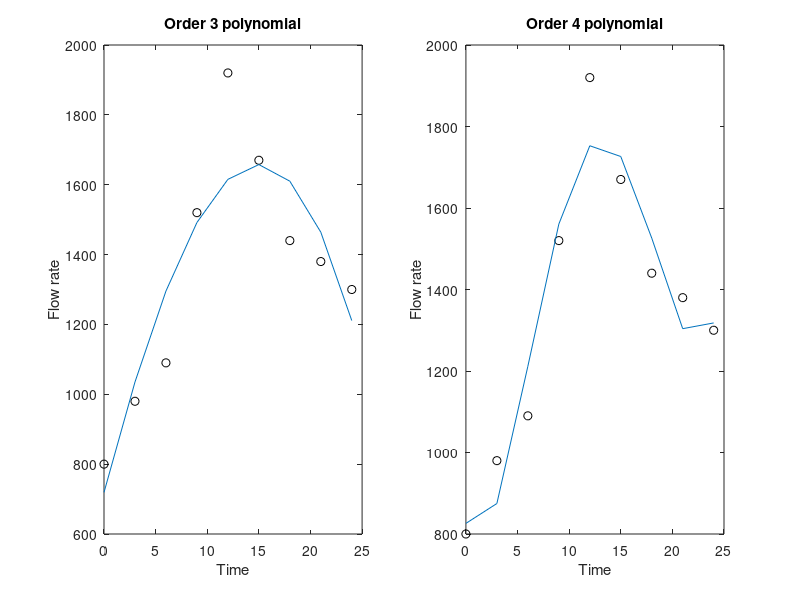

Reproduce this figure in MATLAB.
% MATLAB Script
% Chapter 15 Problem 16

% Plot the water flow rate for the Mystical River one day
% Fit polynomials of order 3 and 4 through the points and plot

% Time and Flow vectors
time = 0:3:24;
flows = [800 980 1090 1520 1920 1670 1440 1380 1300];

% First Plot
subplot(1,2,1)
curve = polyfit(time,flows,3);
y3 = polyval(curve,time);
plot(time,flows,'ko',time,y3)
xlabel('Time')
ylabel('Flow rate')
title('Order 3 polynomial')

% Second Plot
subplot(1,2,2)
curve = polyfit(time,flows,4);
y4 = polyval(curve,time);
plot(time,flows,'ko',time,y4)
xlabel('Time')
ylabel('Flow rate')
title('Order 4 polynomial')
